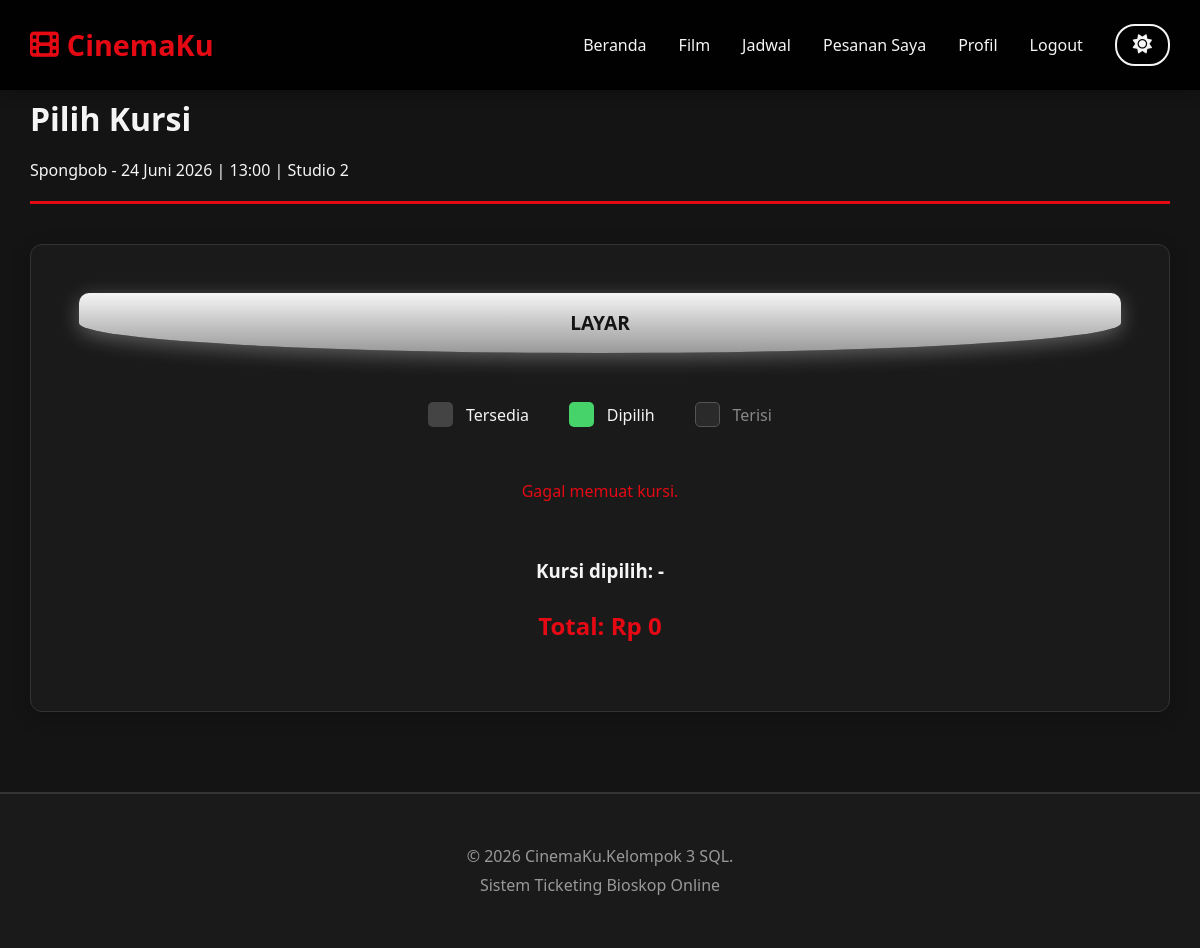
Page /ticketing_bioskop/booking.php?id_jadwal=6 (signed in) on the committed database.
### tables this page shows
CREATE TABLE `jadwal` (
  `id_jadwal` int(11) NOT NULL,
  `id_film` int(11) DEFAULT NULL,
  `id_studio` int(11) DEFAULT NULL,
  `tanggal` date DEFAULT NULL,
  `jam` time DEFAULT NULL,
  `status` enum('aktif','dibatalkan','selesai') DEFAULT 'aktif',
  `harga` decimal(10,2) NOT NULL DEFAULT 50000.00
);

CREATE TABLE `film` (
  `id_film` int(11) NOT NULL,
  `judul` varchar(150) NOT NULL,
  `genre` varchar(50) DEFAULT NULL,
  `durasi_menit` int(11) DEFAULT NULL,
  `rating_umur` varchar(10) DEFAULT NULL,
  `poster` varchar(255) DEFAULT NULL,
  `sinopsis` text DEFAULT NULL,
  `status_tayang` tinyint(1) DEFAULT 1,
  `created_at` timestamp NOT NULL DEFAULT current_timestamp()
);

CREATE TABLE `studio` (
  `id_studio` int(11) NOT NULL,
  `nama_studio` varchar(20) DEFAULT NULL,
  `kapasitas` int(11) DEFAULT NULL,
  `tipe` varchar(30) DEFAULT 'Reguler'
);

### ticketing_bioskop/includes/functions.php (called while the page is built, shortened)
<?php
function sanitize($data) {
    return htmlspecialchars(strip_tags(trim($data)), ENT_QUOTES, 'UTF-8');
}
function formatTanggal($tanggal) {
    $pecahkan = explode('-', $tanggal);
    $tahun = $pecahkan[0];
    $bulan_num = (int)$pecahkan[1];
    $hari = $pecahkan[2];
    $bulan = [
        1 => 'Januari', 'Februari', 'Maret', 'April', 'Mei', 'Juni',
        'Juli', 'Agustus', 'September', 'Oktober', 'November', 'Desember'
    ];
    return $hari . ' ' . $bulan[$bulan_num] . ' ' . $tahun;
}
function formatJam($jam) {
    return substr($jam, 0, 5);
}
?>

### ticketing_bioskop/booking.php (the view, shortened to what this page needs)
<?php
require_once 'includes/header.php';
$id_jadwal = isset($_GET['id_jadwal']) ? (int)$_GET['id_jadwal'] : 0;
$query = "SELECT j.*, f.judul, s.nama_studio
          FROM jadwal j
          JOIN film f ON j.id_film = f.id_film
          JOIN studio s ON j.id_studio = s.id_studio
          WHERE j.id_jadwal = :id_jadwal";
$stmt = $conn->prepare($query);
$stmt->bindParam(':id_jadwal', $id_jadwal);
$stmt->execute();
$jadwal = $stmt->fetch(PDO::FETCH_ASSOC);
?>
<div class="page-header">
    <h2>Pilih Kursi</h2>
    <p><?php echo sanitize($jadwal['judul']); ?> - <?php echo formatTanggal($jadwal['tanggal']); ?> | <?php echo formatJam($jadwal['jam']); ?> | <?php echo sanitize($jadwal['nama_studio']); ?></p>
</div>
<div class="seat-container">
    <div class="screen">LAYAR</div>
    <div class="seat-legend" style="display: flex; gap: 2.5rem; justify-content: center; margin: 3rem 0; flex-wrap: wrap;">
        <div class="legend-item" style="display: flex; align-items: center; gap: 0.8rem;">
            <div class="legend-box" style="width: 25px; height: 25px; border-radius: 5px; background: #444;"></div>
            <span>Tersedia</span>
        </div>
        <div class="legend-item" style="display: flex; align-items: center; gap: 0.8rem;">
            <div class="legend-box" style="width: 25px; height: 25px; border-radius: 5px; background: var(--success);"></div>
            <span>Dipilih</span>
        </div>
<div class="legend-item" style="display: flex; align-items: center; gap: 0.8rem;">
    <div class="legend-box" style="width: 25px; height: 25px; border-radius: 5px; background: #2a2a2a; border: 1px solid #555;"></div>
    <span style="color: #888;">Terisi</span>
</div>
    </div>
    <div id="seatsMap" style="max-width: 700px; margin: 0 auto;">
    </div>
    <div style="margin-top: 3rem; text-align: center;">
        <h3 id="seatSummary" style="margin-bottom: 1rem;">Kursi dipilih: -</h3>
        <h2 id="totalPrice" style="color: var(--primary); margin: 1rem 0;">Total: Rp 0</h2>
    </div>
</div>
<?php require_once 'includes/footer.php'; ?>

### ticketing_bioskop/assets/css/style.css (style rules this page uses)
* { margin: 0; padding: 0; box-sizing: border-box; }
:root { --primary: #e50914; --secondary: #564d4d; --dark: #141414; --light: #f5f5f5; --success: #46d369; --warning: #ffa500; --bg-main: #141414; --bg-card: #1a1a1a; --bg-navbar: rgba(0,0,0,0.95); --text-main: #f5f5f5; --text-secondary: #999; --border-color: #333; }
body { font-family: 'Segoe UI', Tahoma, Geneva, Verdana, sans-serif; background: var(--bg-main); color: var(--text-main); line-height: 1.8; transition: all 0.3s ease; }
.page-header { margin-bottom: 2.5rem; padding-bottom: 1rem; border-bottom: 3px solid var(--primary); }
.page-header h2 { font-size: 2rem; margin-bottom: 0.5rem; display: flex; align-items: center; gap: 0.8rem; }
.seat-container { background: var(--bg-card); padding: 3rem; border-radius: 12px; margin: 2rem 0; box-shadow: 0 5px 20px rgba(0,0,0,0.2); border: 1px solid var(--border-color); }
.screen { background: linear-gradient(180deg, var(--text-main) 0%, var(--text-secondary) 100%); height: 60px; margin-bottom: 3rem; border-radius: 10px 10px 50% 50%; text-align: center; line-height: 60px; color: var(--bg-main); font-weight: bold; font-size: 1.2rem; box-shadow: 0 5px 20px rgba(255,255,255,0.3); }
.legend-item { display: flex; align-items: center; gap: 0.8rem; }
.legend-box { width: 25px; height: 25px; border-radius: 5px; }

### rows in the picture
jadwal: id_film.judul "Spongbob", tanggal "24 Juni 2026", jam "13:00", id_studio.nama_studio "Studio 2"
